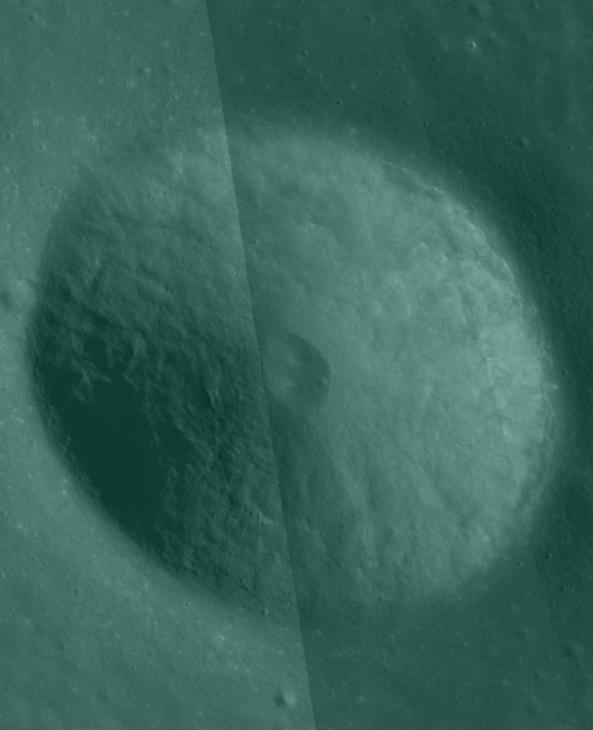
#> input picture backend/data/raw/IIRS.png, 593 x 730 px
$ python -i sensor_preprocessing.py   (imports and definitions only)
#> lines starting #> are read from the running program, lines starting #| are printed output that depends on the picture
"""
INVINCIBLES - Sensor-Aware Preprocessing
==========================================
Implements Spec Section 9. Preprocessing respects the physical meaning of
each modality. The ORIGINAL radiometric/terrain values are never modified;
a separate "analysis view" is produced for feature extraction only.
"""
from __future__ import annotations
import numpy as np
import cv2


def to_gray(img: np.ndarray) -> np.ndarray:
    if img.ndim == 2:
        return img.copy()
    if img.shape[2] == 4:
        bgr = cv2.cvtColor(img, cv2.COLOR_BGRA2BGR)
        return cv2.cvtColor(bgr, cv2.COLOR_BGR2GRAY)
    return cv2.cvtColor(img, cv2.COLOR_BGR2GRAY)


def clahe_enhance(gray: np.ndarray, clip_limit: float = 2.5, tile: int = 8) -> np.ndarray:
    clahe = cv2.createCLAHE(clipLimit=clip_limit, tileGridSize=(tile, tile))
    return clahe.apply(gray)


def bilateral_denoise(gray: np.ndarray, d: int = 5, sigma_color: float = 40, sigma_space: float = 40) -> np.ndarray:
    return cv2.bilateralFilter(gray, d, sigma_color, sigma_space)


# [92 lines left out: functions lee_filter, frost_filter, preprocess_sensor, not called in this run]

>>> import cv2
>>> picture = cv2.imread('../../data/raw/IIRS.png')
#> picture is the input picture: shape (730, 593, 3); mean B, G, R 90.4, 98.4, 57.4
>>> result = to_gray(picture)
#> in to_gray, `return cv2.cvtColor(img, cv2.COLOR_BGR2GRAY)`:
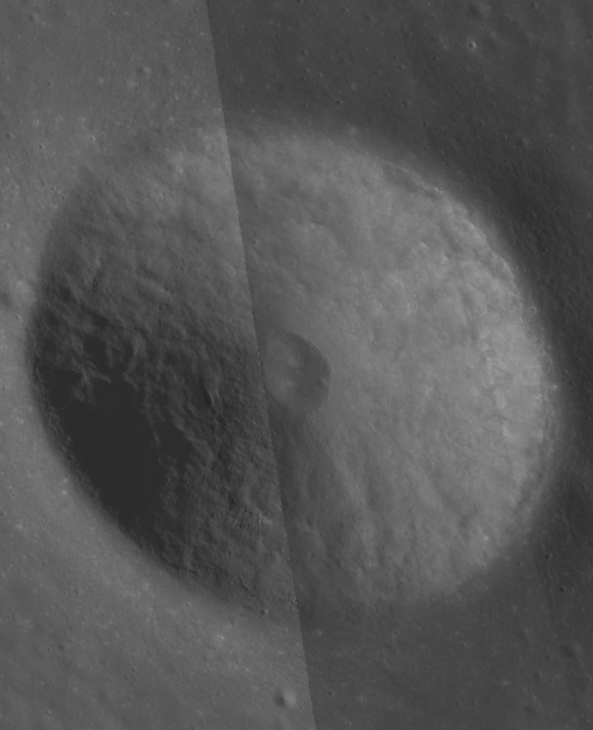
#> returned value: shape (730, 593); min 36, max 158, mean 85.4
